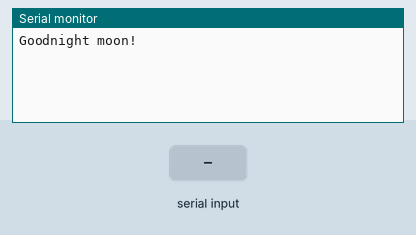
Bench run of a sketch on a simulated Arduino Leonardo, built with avr-gcc and run on an emulated ATmega32U4. On the bench: the last lines printed to the serial monitor. The inputs (shaded band) are chosen by the test bench.

Above: at 1.7 s.
1.8 s: "1" received over Serial
At 2.7 s:
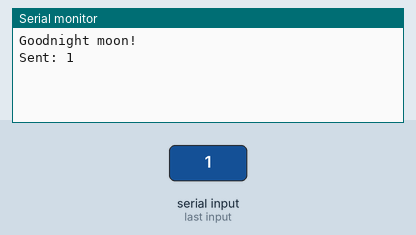
3.3 s: "1" received over the second serial link
At 4.5 s:
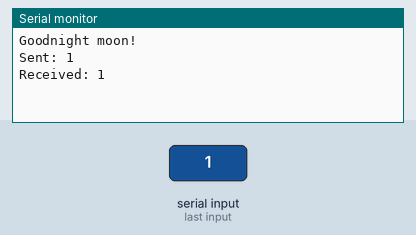
4.8 s: "0" received over Serial
At 6.0 s:
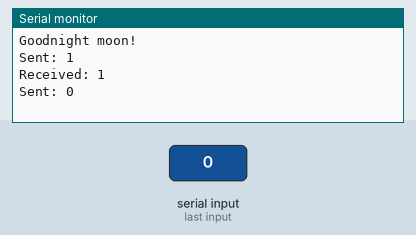
6.3 s: "0" received over the second serial link
At 7.0 s:
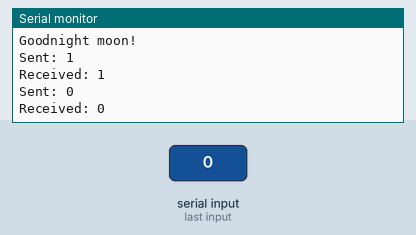

The sketch:

sketch_may19a.ino
```cpp
#include <SoftwareSerial.h>

SoftwareSerial mySerial(10, 11); // RX, TX

void setup()
{
  // Open serial communications and wait for port to open:
  Serial.begin(57600);
  while (!Serial) {
    ; // wait for serial port to connect. Needed for Leonardo only
  }

  Serial.println("Goodnight moon!");

  delay(500);

  // set the data rate for the SoftwareSerial port
  mySerial.begin(9600);
  mySerial.print("Wake up wake up wake up wake up wake up! Wake up wake up wake up wake up wake up!");
}

void loop() // run over and over
{
  if (mySerial.available()) {
    String s = "";
    char c;
    while((c = mySerial.read()) != -1) {
      s += c;
      delay(10);
    }

    Serial.println("Received: " + s);
  }

  if (Serial.available()) {
    String s = "";
    char c;
    while((c = Serial.read()) != -1) {
      s += c;
      delay(10);
    }

    delay(10);

    Serial.println("Sent: " + s);

    mySerial.print(s);
  }
}
```

Measured:
- after the input at 1.8 s, the serial monitor: prints a new line at once (image 1)
- after the input at 3.3 s, the serial monitor: prints a new line at once (image 2)
- after the input at 4.8 s, the serial monitor: prints a new line at once (image 3)
- after the input at 6.3 s, the serial monitor: prints a new line at once (image 4)
